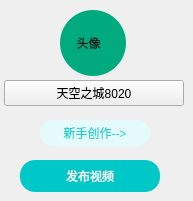
                     <widget class="QWidget" name="widget_2" native="true">
                      <property name="minimumSize">
                       <size>
                        <width>0</width>
                        <height>200</height>
                       </size>
                      </property>
                      <widget class="QLabel" name="label_header">
                       <property name="geometry">
                        <rect>
                         <x>60</x>
                         <y>10</y>
                         <width>66</width>
                         <height>66</height>
                        </rect>
                       </property>
                       <property name="minimumSize">
                        <size>
                         <width>66</width>
                         <height>66</height>
                        </size>
                       </property>
                       <property name="styleSheet">
                        <string notr="true">QLabel
{
border-radius: 33px;
background-color: rgb(0, 170, 127);
}

QLabel:hover
{
border: 2px solid red;
}</string>
                       </property>
                       <property name="text">
                        <string>     头像</string>
                       </property>
                      </widget>
                      <widget class="QPushButton" name="pushButton_newcreate">
                       <property name="geometry">
                        <rect>
                         <x>40</x>
                         <y>120</y>
                         <width>110</width>
                         <height>26</height>
                        </rect>
                       </property>
                       <property name="minimumSize">
                        <size>
                         <width>100</width>
                         <height>26</height>
                        </size>
                       </property>
                       <property name="styleSheet">
                        <string notr="true">QPushButton
{
color: #25d0d0;
border-radius: 13px;
background-color: #e5fafa;
}

QPushButton:hover
{
color: red;
}</string>
                       </property>
                       <property name="text">
                        <string>新手创作--&gt;</string>
                       </property>
                      </widget>
                      <widget class="QPushButton" name="pushButton_polish">
                       <property name="geometry">
                        <rect>
                         <x>20</x>
                         <y>160</y>
                         <width>140</width>
                         <height>32</height>
                        </rect>
                       </property>
                       <property name="minimumSize">
                        <size>
                         <width>110</width>
                         <height>32</height>
                        </size>
                       </property>
                       <property name="maximumSize">
                        <size>
                         <width>16777215</width>
                         <height>16777215</height>
                        </size>
                       </property>
                       <property name="styleSheet">
                        <string notr="true">QPushButton
{
color: #ffffff;
border-radius: 15px;
background-color: #00c8c8;
}

QPushButton:hover
{
color: red;
}</string>
                       </property>
                       <property name="text">
                        <string>发布视频</string>
                       </property>
                      </widget>
                      <widget class="QPushButton" name="pushButton_9">
                       <property name="geometry">
                        <rect>
                         <x>4</x>
                         <y>80</y>
                         <width>180</width>
                         <height>26</height>
                        </rect>
                       </property>
                       <property name="minimumSize">
                        <size>
                         <width>0</width>
                         <height>26</height>
                        </size>
                       </property>
                       <property name="maximumSize">
                        <size>
                         <width>16777215</width>
                         <height>26</height>
                        </size>
                       </property>
                       <property name="text">
                        <string>天空之城8020</string>
                       </property>
                      </widget>
                     </widget>
